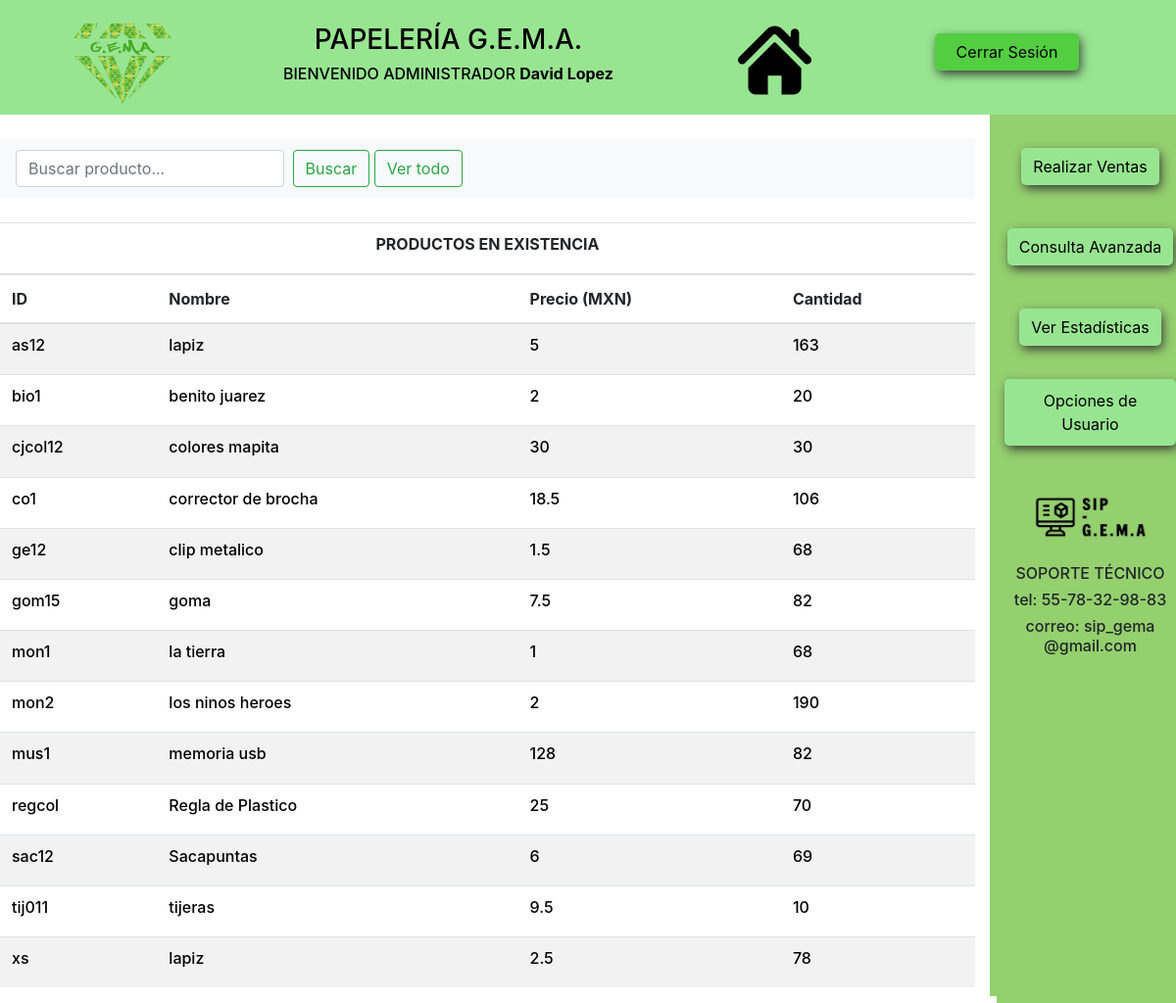
/sesion_admin.php (signed in), run on the app's committed database.
### tables this page shows
CREATE TABLE `productos` (
  `nombre_producto` varchar(50) NOT NULL,
  `precio_producto` float NOT NULL,
  `cantidad_producto` int(20) NOT NULL,
  `descripcion_producto` varchar(300) NOT NULL,
  `id_producto` varchar(10) NOT NULL,
  `id_tipoproducto` varchar(30) NOT NULL
);

### sesion_admin.php (the view, shortened to what this page needs)
<?php
if($_SESSION['autentico']!="yes"){
	header("Location: login.php");
	exit();
}
else{
	$nombre_usuario=$_SESSION['nombre_usuario'];
}
?>
<!DOCTYPE html>
<html lang="en">
<html>
	<head>
		<link rel="stylesheet" type="text/css" href="css/estilos.css">
		<link rel="stylesheet" type="text/css" href="css/bootstrap.min.css">
	</head>
	<body onload="nobackbutton();">
		<header>
			<div class="container">
				<div class="main row">
					<div class="col-xs-12 col-sm-3 col-md-2">
						<br>
						<center>
						<img src="imagenes_GEMA/logo1.png" width="100" heigth="110">
						</center>
					</div>
					<div class="col-xs-12 col-sm-6 col-md-5">
					<center>
						<br>
						<h3>PAPELERÍA G.E.M.A.</h3>
						<h6>BIENVENIDO ADMINISTRADOR <?php echo "<strong>".$nombre_usuario."</strong>"; ?></h6>
						<br>
					</div>
					<div class="col-xs-12 col-sm-3 col-md-2">
						<center>
						<br>
						<img src="imagenes_GEMA/inicio.png" width="75" heigth="90">
						</center>
					</div>
					<div class="col-xs-12 col-sm-12 col-md-3">
						<form method="POST">
						   <center>
							<br>
							<button id="cerrar" type="submit" name="cerrar_session">Cerrar Sesión</button>
						   </center>
						</form>
					</div>
				</div>
			</div>
		</header>
		<div class="row">
			<div class="col-xs-12 col-sm-8 col-md-8 col-lg-10">
			<br>
				<nav class="navbar navbar-light bg-light">
					  <form class="form-inline" method="POST">
					  <center>
					    <input class="form-control mr-sm-1" type="search" placeholder="Buscar producto..." aria-label="Search" name="valor" autocomplete="off">
					    <button class="btn btn-outline-success my-2 my-sm-1" type="submit" name="buscador">Buscar</button>
					    <button class="btn btn-outline-success my-2 my-sm-1" type="submit" name="ver_todo">Ver todo</button>
					  </center>
					  </form>
				</nav>
				<br>
	<?php if(isset($_POST['buscador'])){
		$buscador=$_POST['valor'];
	?>
				<table class="table table-striped">
				  <thead>
				  	<tr>
						<th colspan="4"><h6 class="wordinicio"><center><strong>PRODUCTOS EN EXISTENCIA</strong></center><h6></td>
					</tr>
				    <tr>
				      <th scope="col">ID</th>
				      <th scope="col">Nombre</th>
				      <th scope="col">Precio (MXN)</th>
				      <th scope="col">Cantidad</th>
				    </tr>
				  </thead>
				  <tbody>
				  <?php
			      $resultado=mysqli_query($conexion, "SELECT * from productos where (id_producto='$buscador' OR nombre_producto='$buscador' OR id_producto LIKE'$buscador%' OR nombre_producto LIKE '$buscador%') AND cantidad_producto>0;");
			      while($datos=mysqli_fetch_array($resultado)){
			      ?>
				    <tr>
				      <th scope="row"><?php echo "<h6 id='wordinicio'>".$datos['id_producto']."</h6>";?></th>
				      <td><?php echo "<h6 id='wordinicio'>".$datos['nombre_producto']."</h6>";?></td>
				      <td><?php echo "<h6 id='wordinicio'>".$datos['precio_producto']."</h6>";?></td>
				      <td><?php echo "<h6 id='wordinicio'>".$datos['cantidad_producto']."</h6>";?></td>
				    </tr>
				   <?php
				   }
				   ?>
				  </tbody>
				</table>
	<?php
		}
		else{
	?>
				<table class="table table-striped">
				  <thead>
				  	<tr>
						<th colspan="4"><h6 class="wordinicio"><center><strong>PRODUCTOS EN EXISTENCIA</strong></center><h6></td>
					</tr>
				    <tr>
				      <th scope="col">ID</th>
				      <th scope="col">Nombre</th>
				      <th scope="col">Precio (MXN)</th>
				      <th scope="col">Cantidad</th>
				    </tr>
				  </thead>
				  <tbody>
				  <?php
			      $resultado=mysqli_query($conexion, "SELECT * from productos WHERE cantidad_producto>0");
			      while($datos=mysqli_fetch_array($resultado)){
			      ?>
				    <tr>
				      <th scope="row"><?php echo "<h6 id='wordinicio'>".$datos['id_producto']."</h6>";?></th>
				      <td><?php echo "<h6 id='wordinicio'>".$datos['nombre_producto']."</h6>";?></td>
				      <td><?php echo "<h6 id='wordinicio'>".$datos['precio_producto']."</h6>";?></td>
				      <td><?php echo "<h6 id='wordinicio'>".$datos['cantidad_producto']."</h6>";?></td>
				    </tr>
				   <?php
				   }
				   ?>
				  </tbody>
				</table>
			<?php
				}
			?>
			</div>
			<div class="col-xs-12 col-sm-4 col-md-4 col-lg-2" id="caja_derecha">
				<center>
					<form method="POST">
						<br>
						<button id="boton" type="submit" name="real_ven">Realizar Ventas</button>
						<br>
						<button id="boton" type="submit" name="consul_mat">Consulta Avanzada</button>
						<br>
						<button id="boton" type="submit" name="estadis">Ver Estadísticas</button>
						<br>
					</form>
						<ul class="nav" id="nav-principal">
							<li><a href="">Opciones de Usuario</a>
							</li>
						</ul>
					<br><br>
					<img src="imagenes_GEMA/logo2.png" width="120" heigth="130">
					<br><br>
					<h6>SOPORTE TÉCNICO</h6>
					<h6>tel: 55-78-32-98-83</h6>
					<h6>correo: sip_gema @gmail.com</h6>
					<br><br>
				</center>
			</div>
		</div>
	</body>
</html>

### css/estilos.css (style rules this page uses)
#boton { background: #98e591; display: block; margin: 10px auto; text-align: center; border: 2px solid #98e591; padding: 5px 10px; outline: none; color: black; border-radius: 5px; cursor:pointer; box-shadow: 2px 4px 11px -1px rgba(48,43,48,1); }
#caja_derecha { background: #94d06e; }
#cerrar { background: #53ce40; display: block; margin: 10px auto; text-align: center; border: 2px solid #53ce40; padding: 5px 20px; outline: none; color: black; border-radius: 5px; cursor:pointer; box-shadow: 2px 4px 11px -1px rgba(48,43,48,1); }
header { background: #98e591; color:#000; }
#wordinicio { color:black; }
ul { list-style:none; margin:0px; padding:0px; }
#nav-principal { display:flex; justify-content:center; align-items:center; }
.nav li a { background-color:#98e591; color:#000; text-decoration:none; padding:10px 12px; display:block; border-radius:5px; box-shadow: 2px 4px 11px -1px rgba(48,43,48,1); }

### data on the page
productos: id_producto "as12", nombre_producto "lapiz", precio_producto "5", cantidad_producto "163"
productos: id_producto "bio1", nombre_producto "benito juarez", precio_producto "2", cantidad_producto "20"
productos: id_producto "cjcol12", nombre_producto "colores mapita", precio_producto "30", cantidad_producto "30"
productos: id_producto "co1", nombre_producto "corrector de brocha", precio_producto "18.5", cantidad_producto "106"
productos: id_producto "ge12", nombre_producto "clip metalico", precio_producto "1.5", cantidad_producto "68"
productos: id_producto "gom15", nombre_producto "goma", precio_producto "7.5", cantidad_producto "82"
productos: id_producto "mon1", nombre_producto "la tierra", precio_producto "1", cantidad_producto "68"
productos: id_producto "mon2", nombre_producto "los ninos heroes", precio_producto "2", cantidad_producto "190"
productos: id_producto "mus1", nombre_producto "memoria usb", precio_producto "128", cantidad_producto "82"
productos: id_producto "regcol", nombre_producto "Regla de Plastico", precio_producto "25", cantidad_producto "70"
productos: id_producto "sac12", nombre_producto "Sacapuntas", precio_producto "6", cantidad_producto "69"
productos: id_producto "tij011", nombre_producto "tijeras", precio_producto "9.5", cantidad_producto "10"
productos: id_producto "xs", nombre_producto "lapiz", precio_producto "2.5", cantidad_producto "78"

### other printed values
$nombre_usuario "David Lopez"
